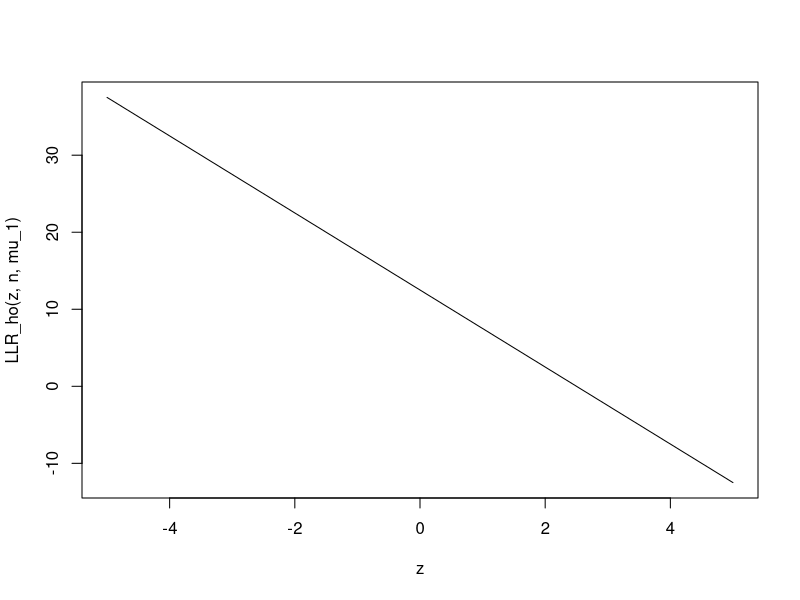

Recreate this plot in R.
#' ---
#' title: 'Assignment 2 - version 2'
#' author: 'Georges Monette'
#' date: 'Janurary 16, 2020'
#' output: pdf_document
#' ---
#' 
#+ setup, include=FALSE
n <- 100
mu_1 <- .5
#'
#' This version of the solution uses 'inline evaluation' in
#' Rmarkdown to create
#' a generic solution for any value of $n$ and $\mu_1$. This
#' solution uses:
#' 
#' |       $\mu_1 = `r mu_1`$
#' |       $n = `r n`$
#' 
#' We consider testing $H_0: \mu = 0$ vs $H_1: \mu \ne 0$,
#' where $X_1, X_2, ..., X_n$ iid $N(\mu,1)$.
#' 
#' The usual 5% test rejects $H_0$ if $\left|\frac{\bar{X} - 0}{1/\sqrt{n}}\right| > 1.96$.
#' 
#' Under $H_0$, $\frac{\bar{X} - 0}{1/\sqrt{n}} = \sqrt{n}\bar{X} \sim N(0,1)$ and, in general,
#' $\sqrt{n}\bar{X} \sim N(\sqrt{n}\mu,1)$
#' 
#' For the following questions, we are using $n = `r n`$ and 
#' $\mu_1 = `r mu_1`$. 
#' 
#' @. If a test statistic has a continuous distribution under $H_0$ then 
#'    $Pr(p \le \alpha) = \alpha$ for $\alpha \in (0,1)$. 
#'    So $Pr(p \le 0.05) = 0.05$.
#'    
#' @. To find the probability that $p \le 0.05$ if $\mu = \mu_1 = `r mu_1`$,<br>
#'    $$\begin{aligned}
#'    Pr(p \le 0.05) & = Pr(\left|\frac{\bar{X}}{1/\sqrt{n}} \right| \ge 1.96)\\
#'    & = Pr(\bar{X} \ge 1.96 / \sqrt{n}) + Pr(\bar{X} \le  - 1.96 / \sqrt{n})\\
#'    & = Pr(\bar{X} - \mu_1 \ge 1.96 / \sqrt{n} - \mu_1) + Pr(\bar{X} - \mu_1 \le  - 1.96 / \sqrt{n} - \mu_1)\\
#'    & = Pr(\sqrt{n}(\bar{X} - \mu_1) \ge 1.96  -\sqrt{n} \mu_1) + Pr(\sqrt{n}(\bar{X} - \mu_1) \le  - 1.96  - \sqrt{n}\mu_1)\\
#'    & = Pr(Z \ge 1.96  -\sqrt{n} \mu_1) + Pr(Z \le  - 1.96  - \sqrt{n}\mu_1)
#'    \end{aligned}$$
#'    We can write a function to compute the required probability:  
#+ comment='   '
preject <- function(alpha, n, mu1) {
  # alpha: level of 2-sided test 
  # n: sample size
  # mu1: alternative mean
  # returns: probability of rejection
  crit_val <- qnorm(1 - alpha/2)
  pnorm(crit_val - sqrt(n)*mu1, lower.tail = FALSE) + 
    pnorm(-crit_val - sqrt(n)*mu1) 
}  
n
mu_1
preject(.05, n, mu_1)
#' |      So the probability of rejection is `r preject(.05, n, mu_1)`.  
#'
#' @. The power of the test if $\mu_1 = `r mu_1`$ is the answer to the previous question, i.e. `r preject(.05, n, mu_1)`.
#' 
#' @. I can't say anything about the probability that $H_0$ is true from this information alone.
#' 
#' @. Giving $H_0$ and $H_1: \mu = \mu_1 = `r mu_1`$ equal _a priori_ probability, 
#'     a. $$\begin{aligned}
#'        Pr(H_0 | p \le 0.05) & = 
#'        \frac{Pr( p \le 0.05 |H_0) Pr(H_0)}{Pr( p \le 0.05 |\mu = \mu_1) Pr(H_0) + Pr( p \le 0.05 |\mu = \mu_1) Pr(\mu = \mu_1)}\\
#'        & = \frac{0.05 \times 0.5}{0.05 \times 0.5 + `r preject(.05, n, mu_1)` \times 0.5}\\
#'        & = \frac{0.05 \times 0.5}{0.05 \times 0.5 +  `r preject(.05, n, mu_1)` \times 0.5}\\
#'        & = `r (.05 * .5)/(.05 * .5 + preject(.05, n, mu_1) * 0.5)`
#'        \end{aligned}$$
#'    
#'     b. Letting $Z = \sqrt{n}\bar{X}$. Under $H_0$ $Z \sim N(0,1)$ and, if 
#'        $\mu = \mu_1$, $Z \sim N(\sqrt{n}\mu_1, 1)$. Letting $\phi(x)$ represent the standard normal density,
#'        the density for $x$ if $\mu = \mu_1$ is $\phi(x - \sqrt{n}\mu_1)$.<br>
#'        Now, $p = 0.049$ corresponds to $Z = \pm 1.969$ so we consider:  
#'        $$\begin{aligned} 
#'        Pr(H_0 | Z = \pm 1.969)&\\
#'        = & \frac{(\phi(1.969) + \phi(-1.969)) Pr(H_0)}{(\phi(1.969) + \phi(-1.969)) Pr(H_0) + (\phi(1.969 - \sqrt{n}\mu_1)+  \phi(-1.969 - \sqrt{n}\mu_1))Pr(H_1)}\\
#'        = & \frac{(\phi(1.969) + \phi(-1.969)) Pr(H_0)}{(\phi(1.969) + \phi(-1.969)) Pr(H_0) + (\phi(1.969 - `r sqrt(n)*mu_1`)+  \phi(-1.969 - `r sqrt(n)*mu_1`))Pr(H_1)}\\
#'        = & \frac{(`r dnorm(1.969)` + `r dnorm(-1.969)`) 0.5}{(`r dnorm(1.969)` + `r dnorm(-1.969)`) 0.5 + (`r dnorm(1.969 - sqrt(n)*mu_1)`+  `r dnorm(1.969 - sqrt(n)*mu_1)`)0.5}\\
#'        = & `r 2*dnorm(1.969)/(2*dnorm(1.969)+dnorm(1.969-sqrt(n)*mu_1) + dnorm(-1.969-sqrt(n)*mu_1))`         
#'        \end{aligned}$$
#' 
#' @. Numerical solution:
#'    We need to find how small the p-value would need to be if we have evidence that would flip
#'    a prior probability for $H_0$ of 0.95 to a posterior probability less than 0.05. The easiest
#'    way to set up this requirement is to note the relative probability (or odds) form of 
#'    Bayes rule:
#'    $$\frac{Pr(H_0|z)}{Pr(H_1|z)} = \frac{f(z | H_0)}{f(z | H_1)} \times \frac{Pr(H_0)}{Pr(H_1)}$$
#'    To turn a prior probability for $H_0$ of 0.95 to a posterior probability of 0.05 corresponds to
#'    flipping prior odds of $\frac{0.95}{1-0.95} = 19$ to posterior odds of
#'    $frac{0.05}{1-0.05} = \frac{1}{19}$.  
#'    Thus the likelihood ratio must be at most $1/19^2 = 1/361$.  
#'    Since very small values are hard to visualize, we will use the 
#'    log likelihood and our target will be $\ln(1/361) = `r (LL0 <- log(1/361))`$.\newline\newline
#'    Both the likelihood ratio and the $p$-value are functions of the value of $z$, so we 
#'    find a value of $z$ to achieve the desired likelihood ratio and check what 
#'    $p$-value it corresponds to. We can do this analytically or numerically. 
#'    \newline    
#'    To do it numerically, we write a function to evaluate the likelihood ratio:
#'    
LLR_ho <- function(z, n, mu1) {
  dnorm(z, log = TRUE) - dnorm(z - sqrt(n) * mu1, log = TRUE)
}
#'
#' |         and a function to compute the $p$-value:
#'    
pval <- function(z) {
  2 * pnorm(-abs(z))
}
#' |
#' |         We wish to see what value of $z$ produces a likelihood ratio of 1/361, 
#' |         i.e. a log-likelihood drop of `r log(1/361)`. We can start by plotting 
#' |         the log-likelihood drop over a range of values of $z$
#' |
z <- seq(from = -5, to = 5, by = .05)
plot(z, LLR_ho(z, n, mu_1), type = 'l')
#' | 
#' |         Since the relationship is linear, we can do a small regression to see what value of $z$
#' |         would lead to rejecting $H_0$. If the relationship were not linear, we could use 'uniroot'.
#' |         
#+ comment='   '
n
mu_1
(fit <- lm(z ~ LLR_ho(z, n, mu_1)))
(zval <- sum(coef(fit) * c(1, log(1/361))))
LLR_ho(zval, n, mu_1)
#' In conclusion, the $p$-value to flip a prior probability of
#' 0.95 for $H_0$ to a posterior probability of 0.05, if 
#' $n = `r n`$ and the alternative is $\mu = `r mu_1`$ is
#' `r pval(zval)`.`
#' 
#' __What is the moral of this story?__
#' 
